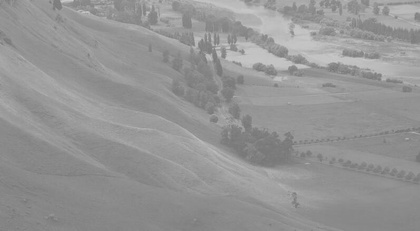
%> input picture matlab/task2.0/zftjh.jpg, 420 x 231 px, shrunk from 797 x 439 before the run
$ octave task2_6.m   (GNU Octave 9; MATLAB toolbox functions it lacks are replaced by stand-ins)
%> lines starting %> are read from the running program, lines starting %| are printed output that depends on the picture
close all;%关闭所有窗口
clear%清除变量的状态数据
clc%清除命令行
%%%%%%用matlab自带的函数均衡直方图%%%%%%%%%%%%%%%
H= imread('zftjh.jpg'); %读取图片
%> H is the input picture: size 231x420 uint8; min 114, max 203, mean 148.6

if length(size(H))>2 %判断是否为三通道彩色图片 若是 则将其灰度化
    H=rgb2gray(H);  %灰度化
end
subplot(3,2,1);
imshow(H); title('原图');
%%%%%%%%%%%%%%%%%%%%%%%%%%%%%%%%%%%%%%%%%%%%%%%%
% [10 lines of commented-out code are left out]
%%%%%%%%%%%%%%%%%%%%%%%%%%%%%%%%%%%%%%%%%%%%%%%%%%

subplot(3,2,2);
imhist(H); title('原图直方图');
subplot(3,2,3);
H1=adapthisteq(H);
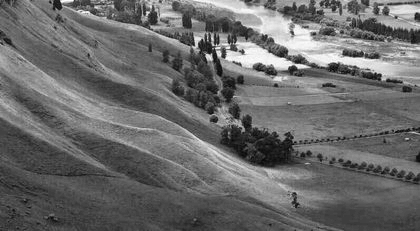
%> H1: size 231x420 uint8; min 0, max 255, mean 105.9
imshow(H1); title('adapthisteq均衡后图');
subplot(3,2,4);
imhist(H1);title('adapthisteq均衡后直方图');
subplot(3,2,5);
H2=histeq(H);
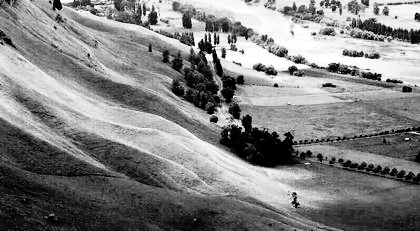
%> H2: size 231x420 uint8; min 0, max 255, mean 128.8
imshow(H2); title('histeq均衡后图');
subplot(3,2,6);
imhist(H1); title('histeq均衡后直方图');
%> after `title('histeq均衡后直方图')`:
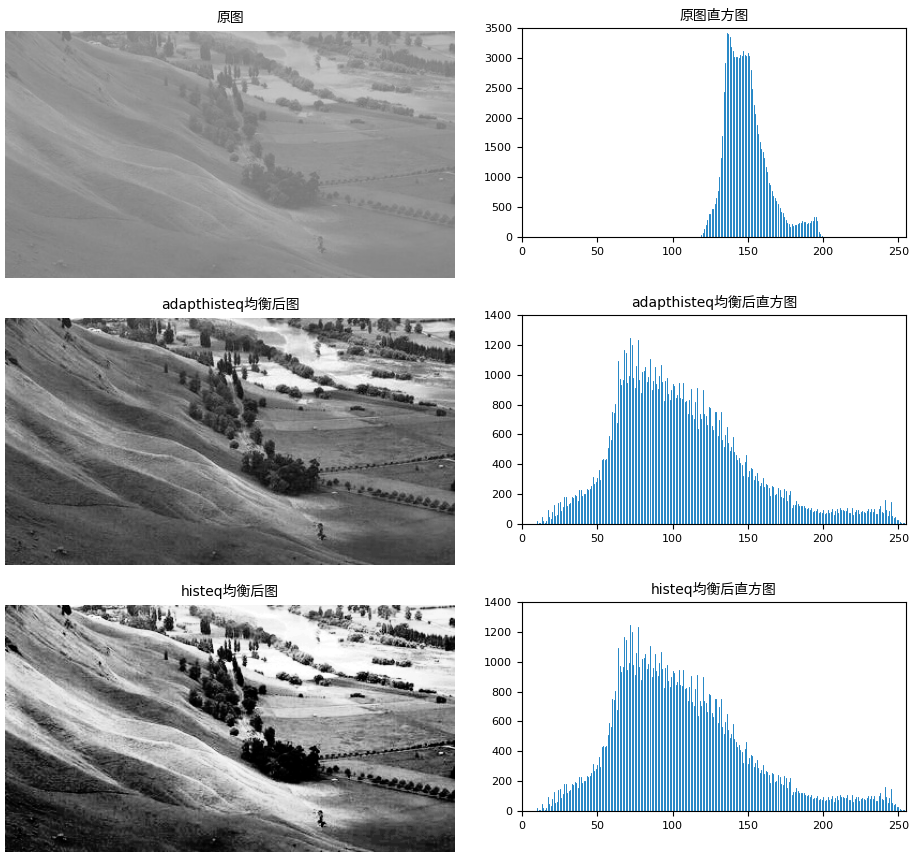
%> figure redrawn from the program's plot data, 6 panels


%%%%%%%%%%自己编写直方图均衡化的代码%%%%%%%%%%%%%
H= imread('zftjh.jpg');

%判断是否为三通道彩色图片 若是 则将其灰度化
if length(size(H))>2
    H=rgb2gray(H);
end
figure;
subplot(2,2,1);
imshow(H);
title('原图');

%获取图片的尺寸 便于计算总像素数 即m*n
[m,n]=size(H);
%> m = 231; n = 420
%生成一个一行256列的一维数组
p=zeros(1,256);
% 统计各灰度的像素个数
%find(H==i) 是在图像矩阵里面寻找灰度为i的点坐标
% 因为矩阵是从1开始的 所以为p(i+1)
%p是计算每个点的概率
for i=0:255

  p(i+1)=length(find(H==i))/(m*n);

end
%> after the loop, p = 256 values, max 0.0352 at index 137, min 0 at index 1, mean 0.00391
subplot(2,2,2);
% 显示原图的直方图
bar(0:255,p,'b');
title('原图直方图');


 % 利用循环 累加概率值
s=zeros(1,256);  %建立一个【1，256】的0数组。
for i=1:256
     for j=1:i
         s(i)=p(j)+s(i); %定义了一个新的一维数组s
     end
end
%> after the loop, s = 256 values from 0 to 1

%对s中的数先乘以255，再取整
 a=round(s*255);   % round是取整函数 把数组的像素值从0-1的概率扩展到0-255,
%> a = 256 values from 0 to 255
b=H;
%更新原图像的灰度
for i=0:255
     b(find(H==i))=a(i+1);  %改变b中的像素点值找到b中存放像素100的所有位置，把他改为a101对应的像素值
end
subplot(2,2,3);
imshow(b)
title('均衡化后图像');

 %统计更新后的概率  将概率进行累加
for i=0:255
    GPeq(i+1)=sum(p(find(a==i)));
end
%> after the loop, GPeq = 256 values, max 0.0352 at index 46, min 0 at index 8, mean 0.00391
subplot(2,2,4);
bar(0:255,GPeq,'b'); title('均衡化后的直方图');
%> after `title('均衡化后的直方图')`:
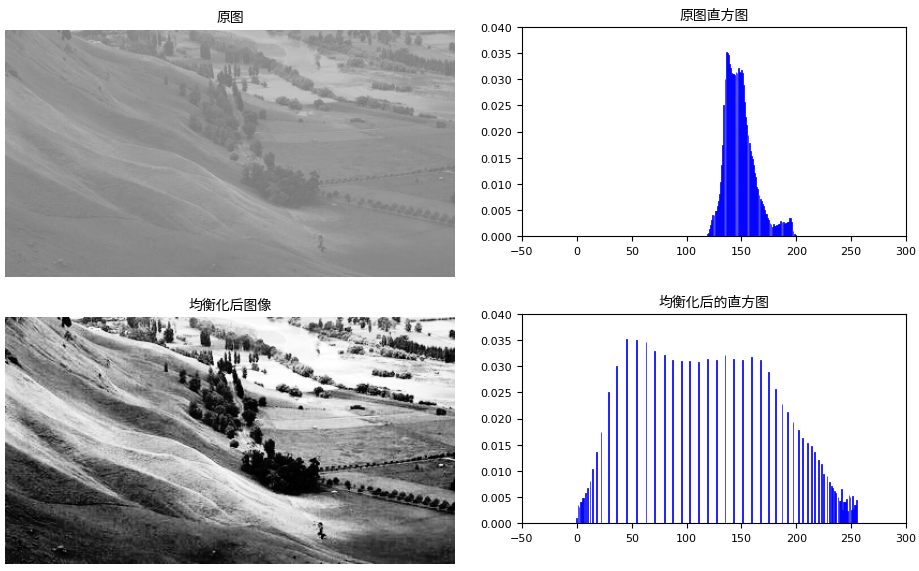
%> figure redrawn from the program's plot data, 4 panels
